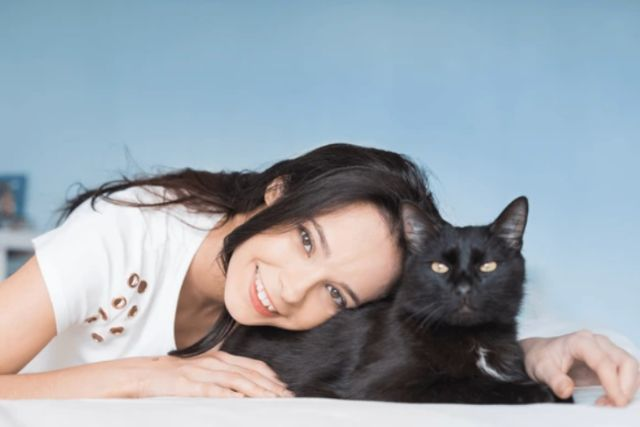
#> input picture opencv/media/black-cat.jpg, 640 x 427 px
$ python cat_detection.py
#> lines starting #> are read from the running program, lines starting #| are printed output that depends on the picture; after the words box and inside, x2 and y2 are one past the last pixel; in counts of white or black regions, pixels touching at a corner belong together
## [imports]
import cv2
## [imports]

image = cv2.imread('media/black-cat.jpg') # must pass valid file directory
#> image is the input picture: shape (427, 640, 3); mean B, G, R 173.6, 164.5, 154.9

# Initializing the haar cascade
cat_cascade = cv2.CascadeClassifier("data/haarcascade_frontalcatface.xml")
# cat_cascade = cv2.CascadeClassifier("data/haarcascade_frontalcatface_extended.xml")

cat_faces = cat_cascade.detectMultiScale(image)
#> cat_faces = [[412, 226, 99, 99]]

for (x,y,w,h) in cat_faces:
    cv2.rectangle(image,(x ,y),(x+w,y+h),(0,0,255),2)
    cv2.putText(image,'Cat Detected',(x,y+h+15), cv2.FONT_HERSHEY_SIMPLEX, 0.5, (0,0,255), 2, cv2.LINE_AA)
#> this loop made 1 pass
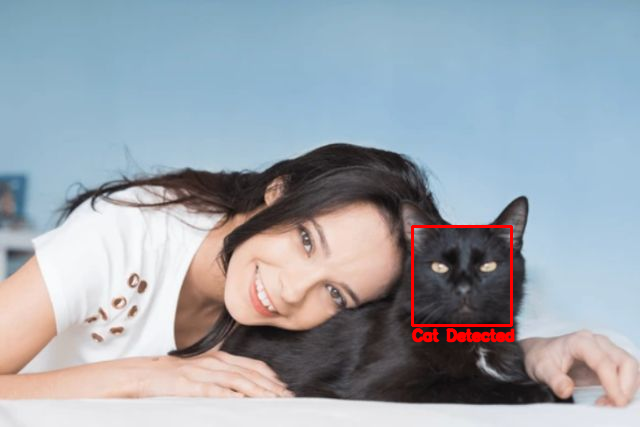
#> image: shape (427, 640, 3); 0.86% of pixels changed, all inside (x1, y1, x2, y2) = (411, 225, 515, 343)

cv2.imshow("ImageWindow", image) # displaying the image
cv2.waitKey(0) #waitKey is set to 0, that means the image window will close as soon as any key is pressed.
cv2.destroyAllWindows()
